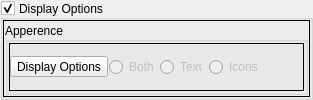
    <widget class="QGroupBox" name="Display_Options_GroupBox">
     <property name="sizePolicy">
      <sizepolicy hsizetype="Preferred" vsizetype="Preferred">
       <horstretch>0</horstretch>
       <verstretch>0</verstretch>
      </sizepolicy>
     </property>
     <property name="title">
      <string>Display Options</string>
     </property>
     <property name="alignment">
      <set>Qt::AlignLeading|Qt::AlignLeft|Qt::AlignVCenter</set>
     </property>
     <property name="flat">
      <bool>false</bool>
     </property>
     <property name="checkable">
      <bool>true</bool>
     </property>
     <layout class="QVBoxLayout" name="verticalLayout_16">
      <property name="spacing">
       <number>0</number>
      </property>
      <property name="margin">
       <number>0</number>
      </property>
      <item>
       <widget class="QFrame" name="Display_Options_Frame">
        <property name="frameShape">
         <enum>QFrame::Box</enum>
        </property>
        <property name="frameShadow">
         <enum>QFrame::Plain</enum>
        </property>
        <layout class="QVBoxLayout" name="verticalLayout_17">
         <property name="spacing">
          <number>0</number>
         </property>
         <property name="margin">
          <number>1</number>
         </property>
         <item>
          <widget class="QGroupBox" name="Button_Display_Options_GroupBox">
           <property name="title">
            <string>Apperence</string>
           </property>
           <property name="alignment">
            <set>Qt::AlignLeading|Qt::AlignLeft|Qt::AlignVCenter</set>
           </property>
           <property name="flat">
            <bool>false</bool>
           </property>
           <layout class="QHBoxLayout" name="horizontalLayout_3">
            <property name="spacing">
             <number>1</number>
            </property>
            <property name="margin">
             <number>1</number>
            </property>
            <item>
             <widget class="QFrame" name="Button_Display_Options_Frame">
              <property name="sizePolicy">
               <sizepolicy hsizetype="Minimum" vsizetype="Preferred">
                <horstretch>1</horstretch>
                <verstretch>0</verstretch>
               </sizepolicy>
              </property>
              <property name="frameShape">
               <enum>QFrame::Box</enum>
              </property>
              <property name="frameShadow">
               <enum>QFrame::Plain</enum>
              </property>
              <layout class="QHBoxLayout" name="horizontalLayout_5">
               <property name="spacing">
                <number>1</number>
               </property>
               <property name="margin">
                <number>0</number>
               </property>
               <item>
                <widget class="Display_Option_Tool_Button" name="Display_Options_toolButton">
                 <property name="text">
                  <string>Display Options</string>
                 </property>
                 <property name="popupMode">
                  <enum>QToolButton::InstantPopup</enum>
                 </property>
                </widget>
               </item>
               <item>
                <widget class="QRadioButton" name="radioButton_3">
                 <property name="enabled">
                  <bool>false</bool>
                 </property>
                 <property name="text">
                  <string>Both</string>
                 </property>
                </widget>
               </item>
               <item>
                <widget class="QRadioButton" name="radioButton_2">
                 <property name="enabled">
                  <bool>false</bool>
                 </property>
                 <property name="text">
                  <string>Text</string>
                 </property>
                </widget>
               </item>
               <item>
                <widget class="QRadioButton" name="radioButton">
                 <property name="enabled">
                  <bool>false</bool>
                 </property>
                 <property name="text">
                  <string>Icons</string>
                 </property>
                </widget>
               </item>
               <item>
                <spacer name="horizontalSpacer_2">
                 <property name="orientation">
                  <enum>Qt::Horizontal</enum>
                 </property>
                 <property name="sizeHint" stdset="0">
                  <size>
                   <width>40</width>
                   <height>20</height>
                  </size>
                 </property>
                </spacer>
               </item>
              </layout>
             </widget>
            </item>
           </layout>
          </widget>
         </item>
        </layout>
       </widget>
      </item>
     </layout>
    </widget>
